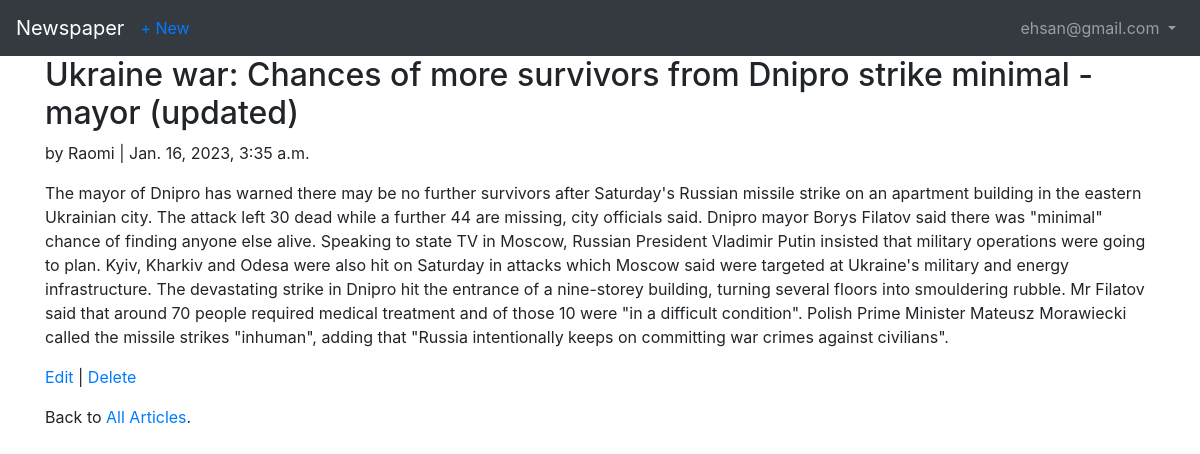
The app's page /articles/1/ (signed in) with its own data.
### accounts/models.py (models this page shows)
class CustomUser(AbstractUser):
    age = models.PositiveIntegerField(null=True, blank=True)

### articles/models.py (models this page shows, shortened)
class Article(models.Model):
    title = models.CharField(max_length=255)
    body = models.TextField()
    date = models.DateTimeField(auto_now_add=True)
    author = models.ForeignKey(get_user_model(), on_delete=models.CASCADE,)

### articles/views.py (the view)
# urls.py: path('<int:pk>/', ArticleDetailView.as_view(), name='article_detail'),  # new
class ArticleDetailView(DetailView):  # new
    model = Article
    template_name = 'article_detail.html'

### config/templates/article_detail.html
{% extends 'base.html' %}
{% block content %}
<div class="article-entry">
    <h2>{{ object.title }}</h2>
    <p>by {{ object.author }} | {{ object.date }}</p>
    <p>{{ object.body }}</p>
</div>
<p><a href="{% url 'article_edit' article.pk %}">Edit</a> |
    <a href="{% url 'article_delete' article.pk %}">Delete</a>
</p>
<p>Back to <a href="{% url 'article_list' %}">All Articles</a>.</p>
{% endblock content %}

### config/templates/base.html (shortened to what this page needs)
<!DOCTYPE html>
<html>
<head>
    <link rel="stylesheet" href="https://cdn.jsdelivr.net/npm/bootstrap@4.1.3/dist/css/bootstrap.min.css"
>
</head>
<body>
    <nav class="navbar navbar-expand-md navbar-dark bg-dark">
        <a class="navbar-brand" href="{% url 'home' %}">Newspaper</a>
        <div class="collapse navbar-collapse" id="navbarSupportedContent">
            {% if user.is_authenticated %}
            <a href="{% url 'article_new' %}">+ New</a>
            <ul class="navbar-nav ml-auto">
                <li class="nav-item">
                    <a class="nav-link dropdown-toggle" href="#" id="navbarDropdown" role="button"
                        data-toggle="dropdown" aria-haspopup="true" aria-expanded="false">
                        {{ user.username }}
                    </a>
                </li>
            </ul>
            {% endif %}
        </div>
    </nav>
    <main>
        <div class="container">
            {% block content %}
            {% endblock content %}
        </div>
    </main>
</body>
</html>

### records on screen
CustomUser: username "ehsan@gmail.com"
Article: title "Ukraine war: Chances of more survivors from Dnipro strike minimal - mayor (updated)", author "Raomi", date "Jan. 16, 2023, 3:35 a.m.", body "The mayor of Dnipro has warned there may be no further survivors after Saturday's Russian missile strike on an apartment building in the eastern Ukrainian city. The attack left 30 dead while a further 44 are missing, city officials said. Dnipro mayor Borys Filatov said there was \"minimal\" chance of finding anyone else alive. Speaking to state TV in Moscow, Russian President Vladimir Putin insisted that military operations were going to plan. Kyiv, Kharkiv and Odesa were also hit on Saturday in attacks which Moscow said were targeted at Ukraine's military and energy infrastructure. The devastating strike in Dnipro hit the entrance of a nine-storey building, turning several floors into…"
